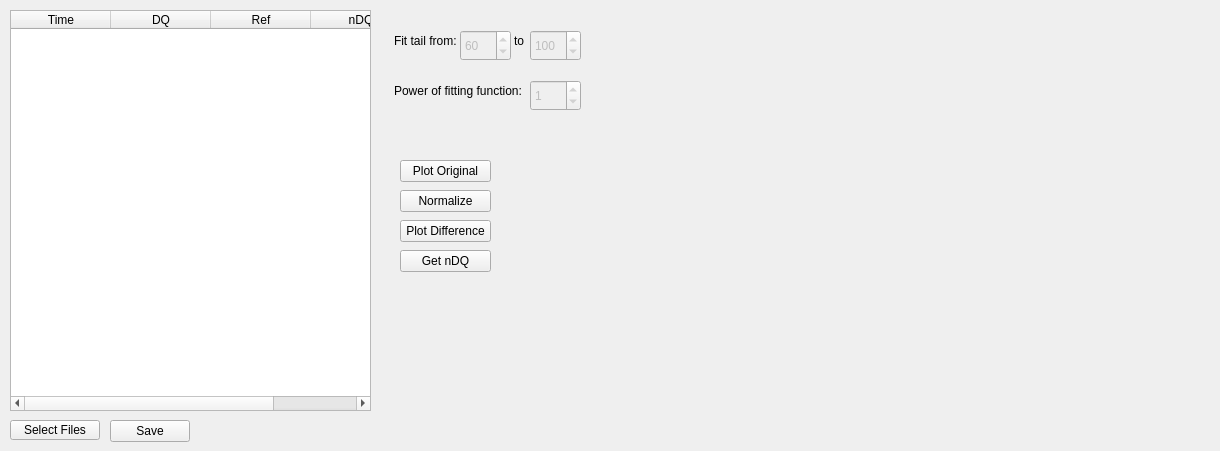
    <widget class="QWidget" name="tab_4">
     <attribute name="title">
      <string>DQ MQ</string>
     </attribute>
     <widget class="QPushButton" name="btn_SelectFilesDQMQ">
      <property name="geometry">
       <rect>
        <x>10</x>
        <y>420</y>
        <width>90</width>
        <height>20</height>
       </rect>
      </property>
      <property name="text">
       <string>Select Files</string>
      </property>
     </widget>
     <widget class="PlotWidget" name="DQMQ_Widget" native="true">
      <property name="geometry">
       <rect>
        <x>650</x>
        <y>10</y>
        <width>561</width>
        <height>401</height>
       </rect>
      </property>
      <property name="sizeIncrement">
       <size>
        <width>0</width>
        <height>0</height>
       </size>
      </property>
      <property name="styleSheet">
       <string notr="true"/>
      </property>
     </widget>
     <widget class="QTableWidget" name="table_DQMQ">
      <property name="geometry">
       <rect>
        <x>10</x>
        <y>10</y>
        <width>361</width>
        <height>401</height>
       </rect>
      </property>
      <property name="styleSheet">
       <string notr="true"/>
      </property>
      <property name="editTriggers">
       <set>QAbstractItemView::CurrentChanged</set>
      </property>
      <property name="alternatingRowColors">
       <bool>true</bool>
      </property>
      <property name="selectionMode">
       <enum>QAbstractItemView::ExtendedSelection</enum>
      </property>
      <property name="selectionBehavior">
       <enum>QAbstractItemView::SelectRows</enum>
      </property>
      <property name="columnCount">
       <number>4</number>
      </property>
      <column>
       <property name="text">
        <string>Time</string>
       </property>
      </column>
      <column>
       <property name="text">
        <string>DQ</string>
       </property>
      </column>
      <column>
       <property name="text">
        <string>Ref</string>
       </property>
      </column>
      <column>
       <property name="text">
        <string>nDQ</string>
       </property>
      </column>
     </widget>
     <widget class="QTextEdit" name="textEdit_12">
      <property name="geometry">
       <rect>
        <x>510</x>
        <y>30</y>
        <width>31</width>
        <height>31</height>
       </rect>
      </property>
      <property name="mouseTracking">
       <bool>false</bool>
      </property>
      <property name="focusPolicy">
       <enum>Qt::NoFocus</enum>
      </property>
      <property name="styleSheet">
       <string notr="true">background: transparent</string>
      </property>
      <property name="frameShape">
       <enum>QFrame::NoFrame</enum>
      </property>
      <property name="verticalScrollBarPolicy">
       <enum>Qt::ScrollBarAlwaysOff</enum>
      </property>
      <property name="horizontalScrollBarPolicy">
       <enum>Qt::ScrollBarAlwaysOff</enum>
      </property>
      <property name="sizeAdjustPolicy">
       <enum>QAbstractScrollArea::AdjustToContents</enum>
      </property>
      <property name="html">
       <string>&lt;!DOCTYPE HTML PUBLIC &quot;-//W3C//DTD HTML 4.0//EN&quot; &quot;http://www.w3.org/TR/REC-html40/strict.dtd&quot;&gt;
&lt;html&gt;&lt;head&gt;&lt;meta name=&quot;qrichtext&quot; content=&quot;1&quot; /&gt;&lt;meta charset=&quot;utf-8&quot; /&gt;&lt;style type=&quot;text/css&quot;&gt;
p, li { white-space: pre-wrap; }
hr { height: 1px; border-width: 0; }
li.unchecked::marker { content: &quot;\2610&quot;; }
li.checked::marker { content: &quot;\2612&quot;; }
&lt;/style&gt;&lt;/head&gt;&lt;body style=&quot; font-family:'Segoe UI'; font-size:9pt; font-weight:400; font-style:normal;&quot;&gt;
&lt;p style=&quot; margin-top:0px; margin-bottom:0px; margin-left:0px; margin-right:0px; -qt-block-indent:0; text-indent:0px;&quot;&gt;to&lt;/p&gt;
&lt;p style=&quot;-qt-paragraph-type:empty; margin-top:0px; margin-bottom:0px; margin-left:0px; margin-right:0px; -qt-block-indent:0; text-indent:0px;&quot;&gt;&lt;br /&gt;&lt;/p&gt;&lt;/body&gt;&lt;/html&gt;</string>
      </property>
      <property name="textInteractionFlags">
       <set>Qt::NoTextInteraction</set>
      </property>
     </widget>
     <widget class="QDoubleSpinBox" name="dq_max_3">
      <property name="enabled">
       <bool>false</bool>
      </property>
      <property name="geometry">
       <rect>
        <x>530</x>
        <y>30</y>
        <width>51</width>
        <height>31</height>
       </rect>
      </property>
      <property name="prefix">
       <string/>
      </property>
      <property name="suffix">
       <string/>
      </property>
      <property name="decimals">
       <number>0</number>
      </property>
      <property name="minimum">
       <double>0.000000000000000</double>
      </property>
      <property name="maximum">
       <double>700.000000000000000</double>
      </property>
      <property name="singleStep">
       <double>2.000000000000000</double>
      </property>
      <property name="value">
       <double>100.000000000000000</double>
      </property>
     </widget>
     <widget class="QTextEdit" name="textEdit_13">
      <property name="geometry">
       <rect>
        <x>390</x>
        <y>30</y>
        <width>91</width>
        <height>31</height>
       </rect>
      </property>
      <property name="mouseTracking">
       <bool>false</bool>
      </property>
      <property name="focusPolicy">
       <enum>Qt::NoFocus</enum>
      </property>
      <property name="styleSheet">
       <string notr="true">background: transparent</string>
      </property>
      <property name="frameShape">
       <enum>QFrame::NoFrame</enum>
      </property>
      <property name="verticalScrollBarPolicy">
       <enum>Qt::ScrollBarAlwaysOff</enum>
      </property>
      <property name="horizontalScrollBarPolicy">
       <enum>Qt::ScrollBarAlwaysOff</enum>
      </property>
      <property name="sizeAdjustPolicy">
       <enum>QAbstractScrollArea::AdjustToContents</enum>
      </property>
      <property name="html">
       <string>&lt;!DOCTYPE HTML PUBLIC &quot;-//W3C//DTD HTML 4.0//EN&quot; &quot;http://www.w3.org/TR/REC-html40/strict.dtd&quot;&gt;
&lt;html&gt;&lt;head&gt;&lt;meta name=&quot;qrichtext&quot; content=&quot;1&quot; /&gt;&lt;meta charset=&quot;utf-8&quot; /&gt;&lt;style type=&quot;text/css&quot;&gt;
p, li { white-space: pre-wrap; }
hr { height: 1px; border-width: 0; }
li.unchecked::marker { content: &quot;\2610&quot;; }
li.checked::marker { content: &quot;\2612&quot;; }
&lt;/style&gt;&lt;/head&gt;&lt;body style=&quot; font-family:'Segoe UI'; font-size:9pt; font-weight:400; font-style:normal;&quot;&gt;
&lt;p style=&quot; margin-top:0px; margin-bottom:0px; margin-left:0px; margin-right:0px; -qt-block-indent:0; text-indent:0px;&quot;&gt;Fit tail from:&lt;/p&gt;&lt;/body&gt;&lt;/html&gt;</string>
      </property>
      <property name="textInteractionFlags">
       <set>Qt::NoTextInteraction</set>
      </property>
     </widget>
     <widget class="QDoubleSpinBox" name="dq_min_3">
      <property name="enabled">
       <bool>false</bool>
      </property>
      <property name="geometry">
       <rect>
        <x>460</x>
        <y>30</y>
        <width>51</width>
        <height>31</height>
       </rect>
      </property>
      <property name="prefix">
       <string/>
      </property>
      <property name="suffix">
       <string/>
      </property>
      <property name="decimals">
       <number>0</number>
      </property>
      <property name="minimum">
       <double>0.000000000000000</double>
      </property>
      <property name="singleStep">
       <double>2.000000000000000</double>
      </property>
      <property name="value">
       <double>60.000000000000000</double>
      </property>
     </widget>
     <widget class="QTextEdit" name="textEdit_14">
      <property name="geometry">
       <rect>
        <x>390</x>
        <y>80</y>
        <width>151</width>
        <height>31</height>
       </rect>
      </property>
      <property name="mouseTracking">
       <bool>false</bool>
      </property>
      <property name="focusPolicy">
       <enum>Qt::NoFocus</enum>
      </property>
      <property name="styleSheet">
       <string notr="true">background: transparent</string>
      </property>
      <property name="frameShape">
       <enum>QFrame::NoFrame</enum>
      </property>
      <property name="verticalScrollBarPolicy">
       <enum>Qt::ScrollBarAlwaysOff</enum>
      </property>
      <property name="horizontalScrollBarPolicy">
       <enum>Qt::ScrollBarAlwaysOff</enum>
      </property>
      <property name="sizeAdjustPolicy">
       <enum>QAbstractScrollArea::AdjustToContents</enum>
      </property>
      <property name="html">
       <string>&lt;!DOCTYPE HTML PUBLIC &quot;-//W3C//DTD HTML 4.0//EN&quot; &quot;http://www.w3.org/TR/REC-html40/strict.dtd&quot;&gt;
&lt;html&gt;&lt;head&gt;&lt;meta name=&quot;qrichtext&quot; content=&quot;1&quot; /&gt;&lt;meta charset=&quot;utf-8&quot; /&gt;&lt;style type=&quot;text/css&quot;&gt;
p, li { white-space: pre-wrap; }
hr { height: 1px; border-width: 0; }
li.unchecked::marker { content: &quot;\2610&quot;; }
li.checked::marker { content: &quot;\2612&quot;; }
&lt;/style&gt;&lt;/head&gt;&lt;body style=&quot; font-family:'Segoe UI'; font-size:9pt; font-weight:400; font-style:normal;&quot;&gt;
&lt;p style=&quot; margin-top:0px; margin-bottom:0px; margin-left:0px; margin-right:0px; -qt-block-indent:0; text-indent:0px;&quot;&gt;Power of fitting function:&lt;/p&gt;&lt;/body&gt;&lt;/html&gt;</string>
      </property>
      <property name="textInteractionFlags">
       <set>Qt::NoTextInteraction</set>
      </property>
     </widget>
     <widget class="QDoubleSpinBox" name="power">
      <property name="enabled">
       <bool>false</bool>
      </property>
      <property name="geometry">
       <rect>
        <x>530</x>
        <y>80</y>
        <width>51</width>
        <height>31</height>
       </rect>
      </property>
      <property name="prefix">
       <string/>
      </property>
      <property name="suffix">
       <string/>
      </property>
      <property name="decimals">
       <number>0</number>
      </property>
      <property name="minimum">
       <double>0.000000000000000</double>
      </property>
      <property name="maximum">
       <double>5.000000000000000</double>
      </property>
      <property name="singleStep">
       <double>2.000000000000000</double>
      </property>
      <property name="value">
       <double>1.000000000000000</double>
      </property>
     </widget>
     <widget class="QPushButton" name="pushButton_DQMQ_1">
      <property name="geometry">
       <rect>
        <x>400</x>
        <y>160</y>
        <width>91</width>
        <height>22</height>
       </rect>
      </property>
      <property name="text">
       <string>Plot Original</string>
      </property>
     </widget>
     <widget class="QPushButton" name="pushButton_DQMQ_2">
      <property name="geometry">
       <rect>
        <x>400</x>
        <y>220</y>
        <width>91</width>
        <height>22</height>
       </rect>
      </property>
      <property name="text">
       <string>Plot Difference</string>
      </property>
     </widget>
     <widget class="QPushButton" name="pushButton_DQMQ_3">
      <property name="geometry">
       <rect>
        <x>400</x>
        <y>250</y>
        <width>91</width>
        <height>22</height>
       </rect>
      </property>
      <property name="text">
       <string>Get nDQ</string>
      </property>
     </widget>
     <widget class="QPushButton" name="pushButton_DQMQ_4">
      <property name="geometry">
       <rect>
        <x>400</x>
        <y>190</y>
        <width>91</width>
        <height>22</height>
       </rect>
      </property>
      <property name="text">
       <string>Normalize</string>
      </property>
     </widget>
     <widget class="QPushButton" name="btn_Save_2">
      <property name="geometry">
       <rect>
        <x>110</x>
        <y>420</y>
        <width>80</width>
        <height>22</height>
       </rect>
      </property>
      <property name="text">
       <string>Save</string>
      </property>
     </widget>
    </widget>
